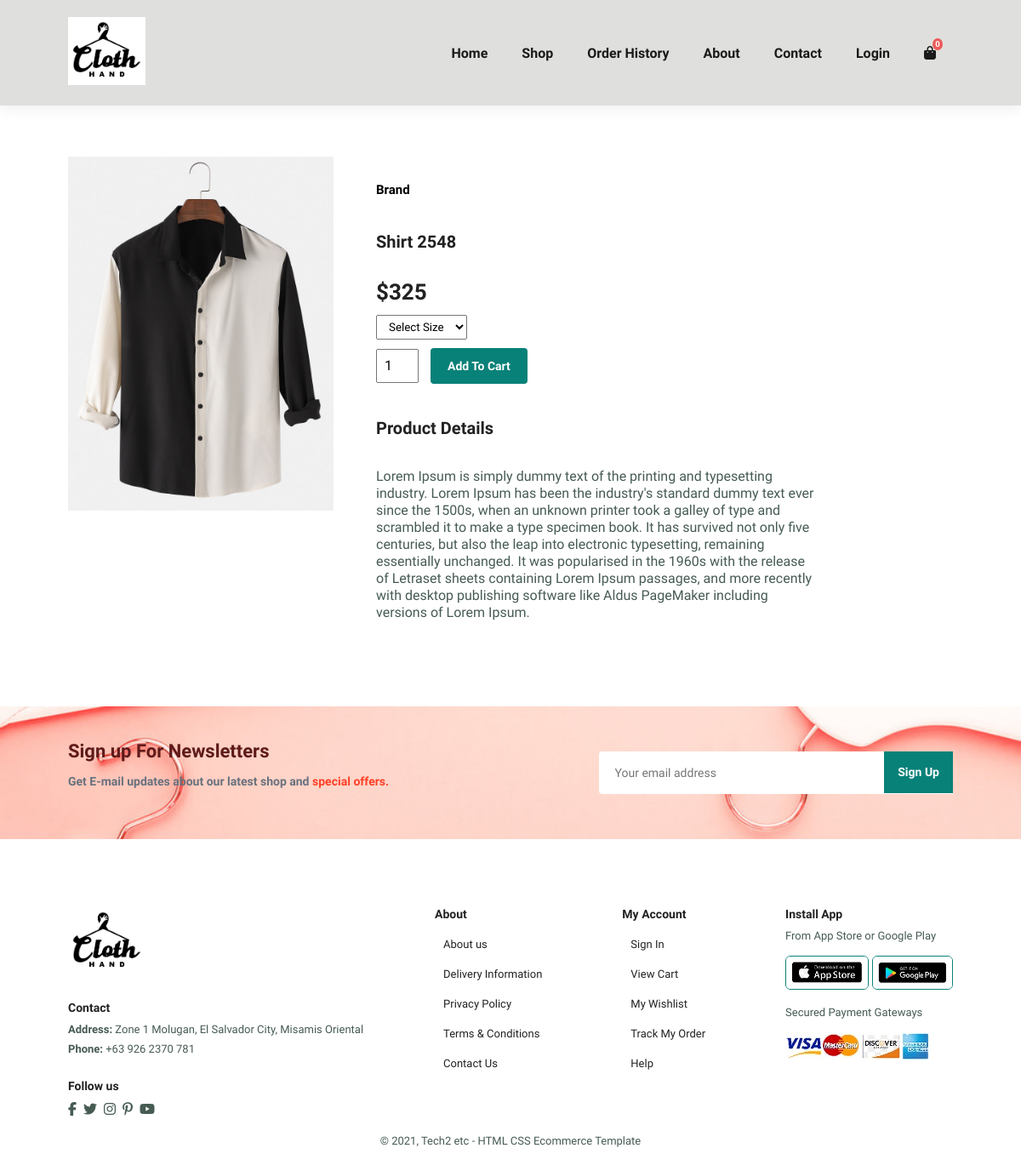
/product.php?id=2, run on the app's committed database.
### tables this page shows
CREATE TABLE IF NOT EXISTS `products` (
`id` int(11) NOT NULL,
  `name` varchar(255) NOT NULL,
  `image` varchar(255) NOT NULL,
  `price` varchar(10) NOT NULL,
  `quantity` int(11) NOT NULL,
  `description` text NOT NULL
);

### product.php (the view, shortened to what this page needs)
<?php
require_once 'header.php';
$id = $_GET['id'];
$sql = "SELECT * FROM products WHERE id = " . $id;
$result = $conn->query($sql);
$isAddedToCart = false;
?>
<?php if ($result->num_rows > 0): ?>
  	<?php while($row = $result->fetch_assoc()): ?>
	<section id="prodetails" class="section-p1">
		<div class="single-pro-image">
			<img id="image" src="imgs/products/<?php echo $row['image']; ?>" width="100%" id="MainImg" alt="">
		</div>
		<div class="single-pro-details">
			<h6>Brand</h6>
			<h4 id="name"><?php echo $row['name']; ?></h4>
			<h2>$<span id="price"><?php echo $row['price']; ?></span></h2>
			<select>
				<option>Select Size</option>
			</select>
			<div id="btn_add" style="display:<?php echo $isAddedToCart ? 'none' : 'block'; ?>">
				<input type="number" value="1" style="padding:0.5rem;height:2.5rem" id="quantity">
				<button class="normal" onclick="prepare_item('<?php echo $row['image']; ?>')" id="btn_add">Add To Cart</button>
			</div>
			<h4>Product Details</h4>
			<p><?php echo $row['description']; ?></p>
		</div>
	</section>
	<?php endwhile; ?>
<?php else: ?>
	<h1 style="margin-top: 5rem; color: red; text-align:center;">ITEM NOT FOUND</h1>
<?php
	endif;
?>
<?php require_once 'footer.php'; ?>

### header.php (shortened to what this page needs)
<?php
require 'api/connection.php';
require 'models/Product.php';
$cart_count = isset($_SESSION['products_in_cart'])
            ? count($_SESSION['products_in_cart']) : 0;
?>
<!DOCTYPE html>
<html lang="en">
<head>
	<link rel="stylesheet" href="style.css">
    <link rel="stylesheet" href="./sweetalert2.min.css">
</head>
<body onload="page_load()">
    <section id="header">
		<a href="#"><img src="imgs/logo.jpg" class="logo" height="80" alt="" ></a>
		<div>
			<ul id="navbar" style="z-index:99;">
				<li><a href="index.php">Home</a></li>
				<li><a href="shop.php">Shop</a></li>
                <li><a href="history.php">Order History</a></li>
                <li><a href="about.php">About</a></li>
				<li><a href="contact.php">Contact</a></li>
                <?php if (isset($_SESSION['UserId']) && $_SESSION['UserId'] > 0): ?>
                    <li><a href="#" onclick="logout()">Logout</a></li>
                <?php else: ?>
                    <li><a href="#" onclick="document.getElementById('id01').style.display='block'">Login</a></li>
                <?php endif; ?>
				<li id="lg-bag">
                    <a href="cart.php" class="relative">
                        <i class="fa-solid fa-bag-shopping"></i>
                        <span class="cart-count" id="cart_count1">
                            <?php echo $cart_count; ?>
                        </span>
                    </a>
                </li>
			</ul>
		</div>
	</section>

### footer.php (shortened to what this page needs)
    <section id="newsletter" class="section-p1 section-m1">
		<div class="newstext">
			<h4>Sign up For Newsletters</h4>
			<p>Get E-mail updates about our latest shop and <span>special offers.</span>
			</p>
		</div>
		<div class="form" style="position:relative;">
			<input type="text" placeholder="Your email address">
			<button class="normal" id="btn_newsLetter">Sign Up</button>
		</div>
	</section>
	<footer class="section-p1">
		<div class="col">
			<img class="logo" src="imgs/logo.jpg" class="logo" height="80" alt="">
			<h4>Contact</h4>
			<p><strong>Address:</strong> Zone 1 Molugan, El Salvador City, Misamis Oriental</p>
			<p><strong>Phone:</strong> +63 926 2370 781</p>
			<div class="follow">
				<h4>Follow us</h4>
				<div class="icon">
					<i class="fa-brands fa-facebook-f"></i>
					<i class="fa-brands fa-twitter"></i>
					<i class="fa-brands fa-instagram"></i>
					<i class="fa-brands fa-pinterest-p"></i>
					<i class="fa-brands fa-youtube"></i>
				</div>
			</div>
		</div>
		<div class="col">
			<h4>About</h4>
			<a href="about.php">About us</a>
			<a href="index.php">Delivery Information</a>
			<a href="index.php">Privacy Policy</a>
			<a href="index.php">Terms & Conditions</a>
			<a href="contact.php">Contact Us</a>
		</div>
		<div class="col">
			<h4>My Account</h4>
			<a href="index.php">Sign In</a>
			<a href="cart.php">View Cart</a>
			<a href="index.php">My Wishlist</a>
			<a href="index.php">Track My Order</a>
			<a href="index.php">Help</a>
		</div>
		<div class="col install">
			<h4>Install App</h4>
			<p>From App Store or Google Play</p>
			<div class="row">
				<img src="imgs/pay/app.jpg" height="40" alt="">
				<img src="imgs/pay/google.jpg" height="40" alt="">
			</div>
			<p>Secured Payment Gateways</p>
			<img src="imgs/pay/cards.jpg" alt="">
		</div>
		<div class="copyright">
			<p>© 2021, Tech2 etc - HTML CSS Ecommerce Template</p>
		</div>
	</footer>
</body>
</html>

### style.css (style rules this page uses)
* { margin: 0; padding: 0; box-sizing: border-box; font-family: 'Spartan', sans-serif; }
h2 { font-size: 46px; line-height: 54px; color: #222; }
h4 { font-size: 20px; color: #222; }
h6 { font-weight: 700; font-size: 12px; }
p { font-size: 16px; color: #465b52; margin: 15px 0 20px 0; }
.section-p1 { padding: 40px 80px; }
.section-m1 { margin: 40px 0; }
button.normal { font-size: 14px; font-weight: 600; padding: 13px 20px; color: #000; background-color: #fff; border-radius: 4px; cursor: pointer; border: none; outline: none; transition: 0.2s; }
body { width: 100%; }
#header { display: flex; align-items: center; justify-content: space-between; padding: 20px 80px; background: #dfe0dd; box-shadow: 0 5px 15px rgba(0, 0, 0, 0.06); z-index: 999; position: sticky; top: 0; left: 0; }
#navbar { display: flex; align-items: center; justify-content: center; }
#navbar li { list-style: none; padding: 0 20px; position: relative; }
#navbar li a { text-decoration: none; font-size: 16px; font-weight: 600; color: #1a1a1a; transition: 0.3s ease; }
#newsletter { display: flex; justify-content: space-between; flex-wrap: wrap; align-items: center; background-image: url(imgs/banner/hanger.jpg); background-repeat: no-repeat; background-size: cover; background-position: 20% 30%; }
#newsletter h4 { font-size: 22px; font-weight: 700; color: #5f1a1a; }
#newsletter p { font-size: 14px; font-weight: 600; color: #67717e; }
#newsletter p span { color: #ff4027; }
#newsletter .form { width: 40%; }
#newsletter input { height: 3.125rem; padding: 0 1.25em; font-size: 14px; width: 100%; border: 1px solid transparent; border-radius: 4px; outline: none; border-top-right-radius: 0; border-bottom-right-radius: 0; }
#newsletter button { background-color: #088178; color: #fff; white-space: nowrap; border-top-left-radius: 0; border-bottom-left-radius: 0; position:absolute; padding:16px; padding-bottom: 17px; border-radius: unset; right: 0; top: 8px; }
footer { display: flex; flex-wrap: wrap; justify-content: space-between; }
footer .col { display: flex; flex-direction: column; align-items: flex-start; margin-bottom: 20px; }
footer .logo { margin-bottom: 30px; }
footer h4 { font-size: 14px; padding-bottom: 10px; }
footer p { font-size: 13px; margin: 0 0 8px 0; }
footer a { font-size: 13px; text-decoration: none; color: #222; margin: 10px; }
footer .follow { margin-top: 20px; }
footer .follow i { color: #465b52; padding-right: 4px; cursor: pointer; }
footer .install .row img { border: 1px solid #088178; border-radius: 6px; }
footer .install img { margin: 8px 0 15px; }
footer .copyright { width: 100%; text-align: center; }
#prodetails { display: flex; margin-top: 20px; }
#prodetails .single-pro-image { width: 30%; margin-right: 50px; }
#prodetails .single-pro-details { width: 50%; padding-top: 30px; }
#prodetails .single-pro-details h6 { font-size: 15px; }
#prodetails .single-pro-details h4 { padding: 40px 0 20px 0; }
#prodetails .single-pro-details h2 { font-size: 26px; }
#prodetails .single-pro-details select { display: block; padding: 5px 10px; margin-bottom: 10px; }
#prodetails .single-pro-details input { width: 50px; height: 47px; padding-left: 10px; font-size: 16px; margin-right: 10px; }
#prodetails .single-pro-details button { background: #088178; color: #fff; }
#prodetails .single-pro-details p { line-height: 20px; }
.cart-count { position:absolute; right:-0.5rem; top:-0.5rem; font-size:0.6rem; background:#ed5a5a; padding:0.1rem 0.2rem; border-radius:100%; color:white; }
.relative { position:relative; }

### header.php (style rules this page uses)
body { font-family: Arial, Helvetica, sans-serif; }
input[type=text], input[type=password] { width: 100%; padding: 12px 20px; margin: 8px 0; display: inline-block; border: 1px solid #ccc; box-sizing: border-box; }

### data on the page
products: image (picture), name "Shirt 2548", price "325", description "Lorem Ipsum is simply dummy text of the printing and typesetting industry. Lorem Ipsum has been the industry's standard dummy text ever since the 1500s, when an unknown printer took a galley of type and scrambled it to make a type specimen book. It has survived not only five centuries, but also the leap into electronic typesetting, remaining essentially unchanged. It was popularised in the 1960s with the release of Letraset sheets containing Lorem Ipsum passages, and more recently with desktop publishing software like Aldus PageMaker including versions of Lorem Ipsum."

### other printed values
$cart_count "0"
